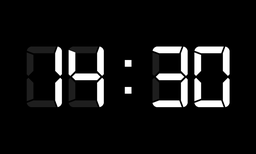
#> input picture tests/snapshots/clock/digital_1430.png, 256 x 154 px, shrunk from 800 x 480 before the run
$ python image_diff.py ../tests/snapshots/clock/digital_1430.png ../tests/snapshots/clock/word_1015.png
#> lines starting #> are read from the running program, lines starting #| are printed output that depends on the picture
#!/usr/bin/env python3
"""
Compare two PNG images and report pixel-level differences.

Usage:
    python scripts/image_diff.py IMAGE_A IMAGE_B
    python scripts/image_diff.py IMAGE_A IMAGE_B --output /tmp/diff.png
    python scripts/image_diff.py IMAGE_A IMAGE_B --threshold 10
    python scripts/image_diff.py IMAGE_A IMAGE_B --summary-only
    python scripts/image_diff.py IMAGE_A IMAGE_B --json

Reports:
  - Total pixel count
  - Changed pixel count (pixels where max channel delta > threshold)
  - Change percentage
  - Maximum channel delta found

Writes a diff PNG: image A with changed pixels overlaid in red at 50% alpha.
"""

from __future__ import annotations

import argparse
import json
import sys
from pathlib import Path
from typing import Any

from PIL import Image


def load_images(path_a: str, path_b: str) -> tuple[Image.Image, Image.Image]:
    """Load both images, converting to RGBA for consistent channel handling."""
#> called with path_b = '../tests/snapshots/clock/word_1015.png'
    img_a = Image.open(path_a).convert("RGBA")
#> img_a is the input picture: PIL image 256x154 RGBA; mean R, G, B, A 19.9, 19.9, 19.9, 255
    img_b = Image.open(path_b).convert("RGBA")
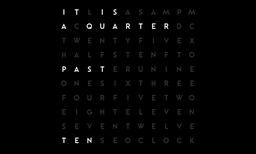
#> input picture tests/snapshots/clock/word_1015.png, 256 x 154 px, shrunk from 800 x 480 before the run
#> img_b is the input picture: PIL image 256x154 RGBA; mean R, G, B, A 2.6, 2.6, 2.6, 255
    return img_a, img_b


def _rgba_at(img: Image.Image, x: int, y: int) -> tuple[int, ...]:
    """Return the pixel at (x, y) of an RGBA image as a tuple of channels."""
    value = img.getpixel((x, y))
    if not isinstance(value, tuple):
        raise TypeError(f"expected an RGBA tuple at ({x}, {y}), got {value!r}")
    return value


def resize_to_match(img_a: Image.Image, img_b: Image.Image) -> Image.Image:
    """Resize img_b to match img_a dimensions if they differ."""
    if img_b.size != img_a.size:
        img_b = img_b.resize(img_a.size, Image.Resampling.LANCZOS)
    return img_b


def compute_diff(
    img_a: Image.Image, img_b: Image.Image, threshold: int
) -> tuple[int, int, int]:
    """
    Compute per-pixel difference statistics.

    Returns:
        (total_pixels, changed_pixels, max_channel_delta)
    """
#> called with threshold = 5
    width, height = img_a.size
#> width = 256; height = 154
    total_pixels = width * height
#> total_pixels = 39424

    changed_pixels = 0
    max_channel_delta = 0

    for y in range(height):
        for x in range(width):
            pa = _rgba_at(img_a, x, y)
            pb = _rgba_at(img_b, x, y)
            # Compare only RGB channels (ignore alpha for "changed" determination)
            channel_delta = max(abs(int(pa[c]) - int(pb[c])) for c in range(3))
            if channel_delta > max_channel_delta:
                max_channel_delta = channel_delta
            if channel_delta > threshold:
                changed_pixels += 1
#> this loop made 154 passes

    return total_pixels, changed_pixels, max_channel_delta


def build_diff_image(
    img_a: Image.Image, img_b: Image.Image, threshold: int
) -> Image.Image:
    """
    Build a visual diff image: img_a with changed pixels overlaid in red at 50% alpha.

    Changed pixels are those where any RGB channel differs by more than threshold.
    """
#> called with threshold = 5
    width, height = img_a.size

    # Start with a copy of img_a
    diff_img = img_a.copy()

    # Red overlay pixel (R=255, G=0, B=0, A=128 for 50% alpha blended into RGBA)
    for y in range(height):
        for x in range(width):
            pa = _rgba_at(img_a, x, y)
            pb = _rgba_at(img_b, x, y)
            channel_delta = max(abs(int(pa[c]) - int(pb[c])) for c in range(3))
            if channel_delta > threshold:
                # Blend 50% red over the original pixel
                r = int(pa[0] * 0.5 + 255 * 0.5)
                g = int(pa[1] * 0.5 + 0 * 0.5)
                b = int(pa[2] * 0.5 + 0 * 0.5)
                a = pa[3]
                diff_img.putpixel((x, y), (r, g, b, a))
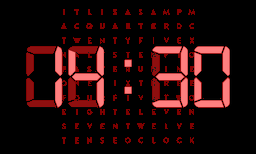
#> diff_img: PIL image 256x154 RGBA; mean R, G, B, A 32.9, 10, 10, 255

    return diff_img


def parse_args(argv: list[str] | None = None) -> argparse.Namespace:
    parser = argparse.ArgumentParser(
        description="Compare two PNG images and report pixel-level differences."
    )
    parser.add_argument("IMAGE_A", help="Path to the first (reference) image")
    parser.add_argument("IMAGE_B", help="Path to the second (comparison) image")
    parser.add_argument(
        "--output",
        "-o",
        default="./diff.png",
        help="Output path for the diff PNG (default: ./diff.png)",
    )
    parser.add_argument(
        "--threshold",
        "-t",
        type=int,
        default=5,
        help="Per-channel difference threshold (default: 5). Pixels with max channel "
        "delta <= threshold are treated as unchanged.",
    )
    parser.add_argument(
        "--summary-only",
        action="store_true",
        help="Print statistics only; skip writing the diff PNG.",
    )
    parser.add_argument(
        "--json",
        action="store_true",
        dest="json_output",
        help="Output statistics as JSON instead of human-readable text.",
    )
    return parser.parse_args(argv)


def run(argv: list[str] | None = None) -> dict[str, Any]:
    """
    Main entry point. Returns a dict with diff statistics.

    Useful for programmatic use and testing.
    """
    args = parse_args(argv)

    img_a, img_b = load_images(args.IMAGE_A, args.IMAGE_B)
    img_b = resize_to_match(img_a, img_b)

    total_pixels, changed_pixels, max_channel_delta = compute_diff(
        img_a, img_b, args.threshold
    )
    change_pct = (changed_pixels / total_pixels * 100) if total_pixels > 0 else 0.0

    stats = {
        "image_a": args.IMAGE_A,
        "image_b": args.IMAGE_B,
        "total_pixels": total_pixels,
        "changed_pixels": changed_pixels,
        "change_percentage": round(change_pct, 4),
        "max_channel_delta": max_channel_delta,
        "threshold": args.threshold,
        "diff_output": None if args.summary_only else args.output,
    }

    if not args.summary_only:
        diff_img = build_diff_image(img_a, img_b, args.threshold)
        output_path = Path(args.output)
        output_path.parent.mkdir(parents=True, exist_ok=True)
        diff_img.save(output_path)
        stats["diff_output"] = str(output_path)

    if args.json_output:
        print(json.dumps(stats, indent=2))
    else:
        print(f"Image A:           {args.IMAGE_A}")
        print(f"Image B:           {args.IMAGE_B}")
        print(f"Total pixels:      {total_pixels:,}")
#| Total pixels:      39,424
        print(f"Changed pixels:    {changed_pixels:,}")
#| Changed pixels:    7,114
        print(f"Change percentage: {change_pct:.4f}%")
#| Change percentage: 18.0448%
        print(f"Max channel delta: {max_channel_delta}")
#| Max channel delta: 255
        if not args.summary_only:
            print(f"Diff image:        {stats['diff_output']}")
#| Diff image:        diff.png

    return stats


if __name__ == "__main__":
    run(sys.argv[1:])
